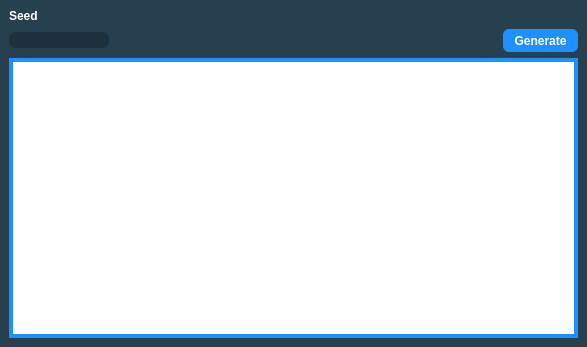
<?xml version="1.0" encoding="UTF-8"?>
<ui version="4.0">
 <class>JirachiGeneration</class>
 <widget class="QMainWindow" name="JirachiGeneration">
  <property name="geometry">
   <rect>
    <x>0</x>
    <y>0</y>
    <width>587</width>
    <height>347</height>
   </rect>
  </property>
  <property name="sizePolicy">
   <sizepolicy hsizetype="Expanding" vsizetype="Expanding">
    <horstretch>0</horstretch>
    <verstretch>0</verstretch>
   </sizepolicy>
  </property>
  <property name="minimumSize">
   <size>
    <width>587</width>
    <height>347</height>
   </size>
  </property>
  <property name="maximumSize">
   <size>
    <width>587</width>
    <height>347</height>
   </size>
  </property>
  <property name="windowTitle">
   <string>Channel Jirachi Probable Generation</string>
  </property>
  <property name="styleSheet">
   <string notr="true">QMainWindow {
	background-color: #274050;
}

QTableView {
	border: 4px solid DodgerBlue;
}

QHeaderView::section {
	border: none;
	background-color: #274050;
	padding-top: 3px;
	padding-bottom: 3px;
	color: white;
	font-family: &quot;Myriad Pro&quot;, Montserrat;
	font-weight: 500;
}

QLineEdit {
	qproperty-alignment: AlignCenter;
	background-color: #1D303C;
	border:none;
	border-radius: 6px;
	color: white;
	font-family: &quot;Myriad Pro&quot;, Montserrat;
	font-weight: 500;
}

QLabel {
	color: white;
	font-family: &quot;Myriad Pro&quot;, Montserrat;
	font-weight: 500;
}

QPushButton {
	border: none;
	border-radius: 6px;
	color: white;
	background-color: DodgerBlue;
	font-family: &quot;Myriad Pro&quot;, Montserrat;
	font-weight: 500;
}</string>
  </property>
  <widget class="QWidget" name="centralwidget">
   <layout class="QGridLayout" name="gridLayout">
    <item row="0" column="0">
     <widget class="QLabel" name="labelSeed">
      <property name="text">
       <string>Seed</string>
      </property>
     </widget>
    </item>
    <item row="1" column="0">
     <widget class="QTextBox" name="jirachiGenerationSeed">
      <property name="maximumSize">
       <size>
        <width>100</width>
        <height>16777215</height>
       </size>
      </property>
     </widget>
    </item>
    <item row="1" column="1">
     <spacer name="horizontalSpacer">
      <property name="orientation">
       <enum>Qt::Horizontal</enum>
      </property>
      <property name="sizeHint" stdset="0">
       <size>
        <width>40</width>
        <height>20</height>
       </size>
      </property>
     </spacer>
    </item>
    <item row="1" column="2">
     <widget class="QPushButton" name="pushButtonGenerate">
      <property name="minimumSize">
       <size>
        <width>75</width>
        <height>23</height>
       </size>
      </property>
      <property name="styleSheet">
       <string notr="true"/>
      </property>
      <property name="text">
       <string>Generate</string>
      </property>
     </widget>
    </item>
    <item row="2" column="0" colspan="3">
     <widget class="QTableView" name="tableViewGenerator">
      <property name="maximumSize">
       <size>
        <width>16777215</width>
        <height>16777215</height>
       </size>
      </property>
      <property name="styleSheet">
       <string notr="true"/>
      </property>
      <property name="editTriggers">
       <set>QAbstractItemView::NoEditTriggers</set>
      </property>
      <property name="sortingEnabled">
       <bool>false</bool>
      </property>
      <attribute name="horizontalHeaderVisible">
       <bool>true</bool>
      </attribute>
      <attribute name="horizontalHeaderDefaultSectionSize">
       <number>100</number>
      </attribute>
      <attribute name="verticalHeaderVisible">
       <bool>false</bool>
      </attribute>
      <attribute name="verticalHeaderDefaultSectionSize">
       <number>20</number>
      </attribute>
      <attribute name="verticalHeaderMinimumSectionSize">
       <number>20</number>
      </attribute>
     </widget>
    </item>
   </layout>
  </widget>
  <widget class="QMenuBar" name="menubar">
   <property name="geometry">
    <rect>
     <x>0</x>
     <y>0</y>
     <width>587</width>
     <height>21</height>
    </rect>
   </property>
  </widget>
 </widget>
 <customwidgets>
  <customwidget>
   <class>QTextBox</class>
   <extends>QLineEdit</extends>
   <header>Forms/Controls/QTextBox.hpp</header>
  </customwidget>
 </customwidgets>
 <resources/>
 <connections/>
</ui>
